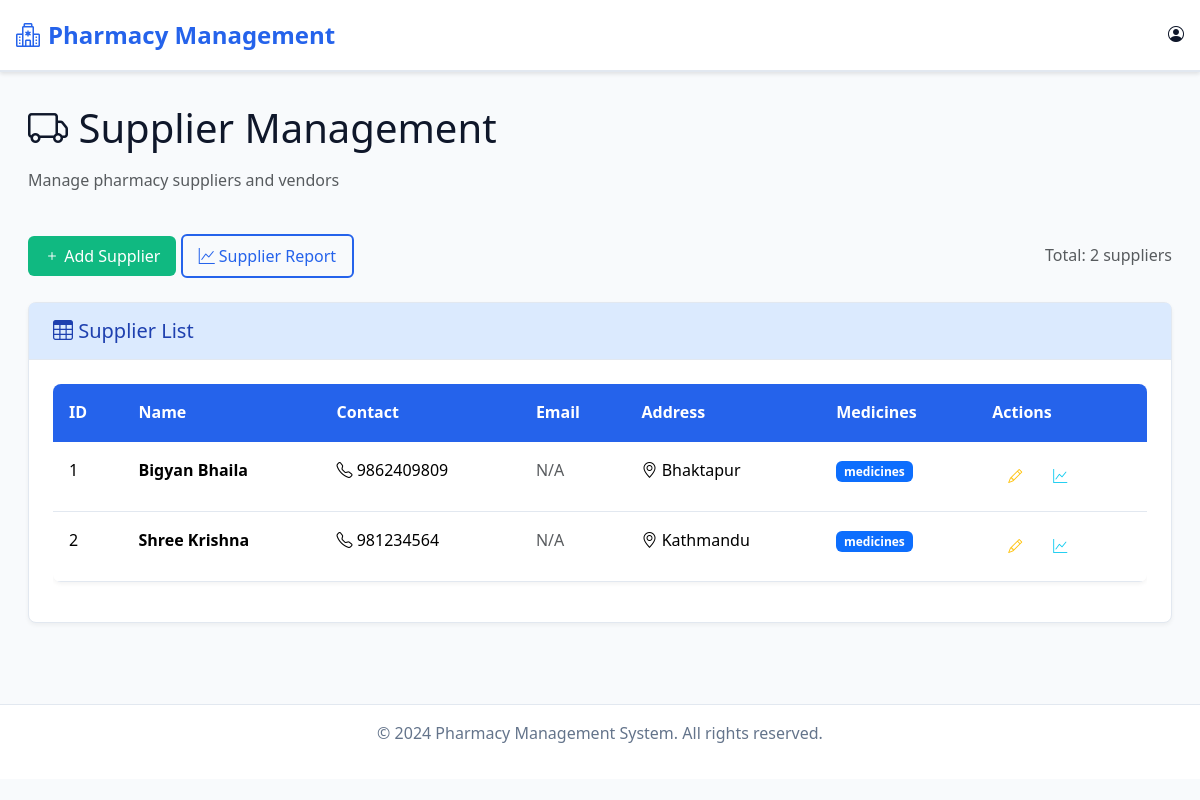
Page /supplier/list_supplier/ on the earlier database version.
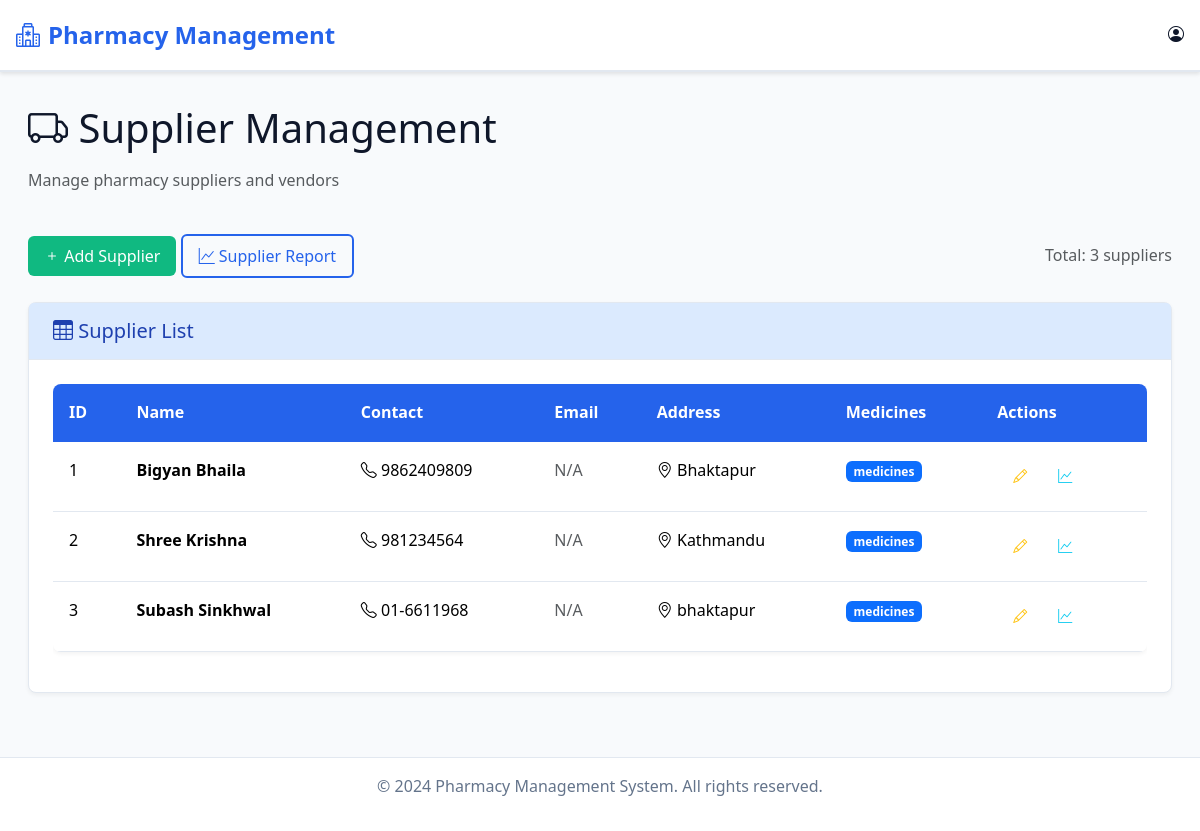
Same page on the later database version.
### supplier/models.py (models this page shows, shortened)
class Supplier(models.Model):
    id = models.AutoField(primary_key=True)   # auto increment id
    name = models.CharField(max_length=100)
    contact = models.CharField(max_length=20)
    address = models.TextField()

### supplier/views.py (the view)
# urls.py: path('list_supplier/', views.list_supplier, name='list_supplier'),
def list_supplier(request):
    suppliers = Supplier.objects.all()
    return render(request, 'admin/supplier/list_supplier.html', {'suppliers': suppliers})

### templates/admin/supplier/list_supplier.html (shortened to what the changed rows need)
{% extends "admin/base.html" %}
{% block content %}
<div class="container-fluid">
    <div class="row mb-4">
        <div class="col-12">
            <h1 class="mb-3">
                <i class="bi bi-truck"></i> Supplier Management
            </h1>
        </div>
    </div>
    <div class="row mb-4">
        <div class="col-12">
            <div class="d-flex justify-content-between align-items-center">
                <div>
                    <span class="text-muted">Total: {{ suppliers.count }} suppliers</span>
                </div>
            </div>
        </div>
    </div>
    <div class="row">
        <div class="col-12">
            <div class="card">
                <div class="card-body">
                    <div class="table-responsive">
                        <table class="table" id="supplierTable">
                            <thead>
                                <tr>
                                    <th>ID</th>
                                    <th>Name</th>
                                    <th>Contact</th>
                                    <th>Email</th>
                                    <th>Address</th>
                                    <th>Medicines</th>
                                    <th>Actions</th>
                                </tr>
                            </thead>
                            <tbody>
                                {% for supplier in suppliers %}
                                <tr>
                                    <td>{{ supplier.id }}</td>
                                    <td>
                                        <strong>{{ supplier.name }}</strong>
                                    </td>
                                    <td>
                                        <i class="bi bi-telephone"></i> {{ supplier.contact }}
                                    </td>
                                    <td>
                                        {% if supplier.email %}
                                            <i class="bi bi-envelope"></i> {{ supplier.email }}
                                        {% else %}
                                            <span class="text-muted">N/A</span>
                                        {% endif %}
                                    </td>
                                    <td>
                                        {% if supplier.address %}
                                            <i class="bi bi-geo-alt"></i> {{ supplier.address|truncatechars:30 }}
                                        {% else %}
                                            <span class="text-muted">N/A</span>
                                        {% endif %}
                                    </td>
                                    <td>
                                        <span class="badge bg-primary">{{ supplier.medicine_set.count }} medicines</span>
                                    </td>
                                    <td>
                                        <div class="btn-group" role="group">
                                            <a href="{% url 'edit_supplier' supplier.id %}" class="btn btn-sm btn-outline-warning">
                                                <i class="bi bi-pencil"></i>
                                            </a>
                                            <a href="{% url 'supplier_report' %}?supplier={{ supplier.id }}" class="btn btn-sm btn-outline-info">
                                                <i class="bi bi-graph-up"></i>
                                            </a>
                                        </div>
                                    </td>
                                </tr>
                                {% empty %}
                                <tr>
                                    <td colspan="7" class="text-center text-muted">No suppliers found</td>
                                </tr>
                                {% endfor %}
                            </tbody>
                        </table>
                    </div>
                </div>
            </div>
        </div>
    </div>
</div>
<link rel="stylesheet" href="https://cdn.datatables.net/1.13.6/css/dataTables.bootstrap5.min.css">
{% endblock %}

Differences in the rows shown:
added Supplier: id "3", name "Subash Sinkhwal", contact "01-6611968", address "bhaktapur"
Other differences:
{{ suppliers.count }}: "2" → "3"
